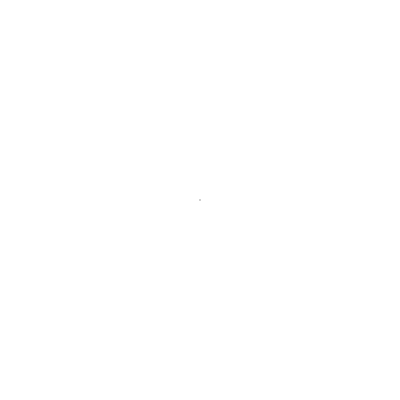
Frame 1 (no input)
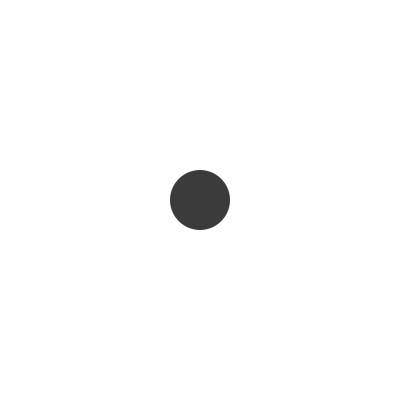
Frame 60 (the mouse pressed at the canvas centre just before this capture)
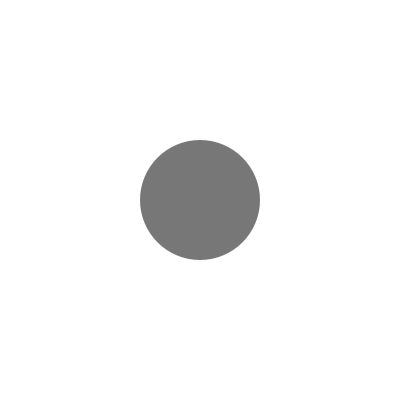
Frame 120 (the mouse held since frame 60 and released just before this capture)

The Processing sketch that drew these frames (run headless with seeded random() and noise(); from frame 60 on, the mouse is pressed at the canvas centre):

// Processing sketch: sketch_140507b
// ── sketch_140507b.pde
int x,y,r,c;
void setup(){
  size(400,400);
  noStroke();
  x = width/2;
  y = height/2;
  r = 1;
  c = 0;
}

void draw(){
  background(255);
  fill(c);
  ellipse(x,y,r,r);
  c = c + 1;
  r = r + 1;
}
